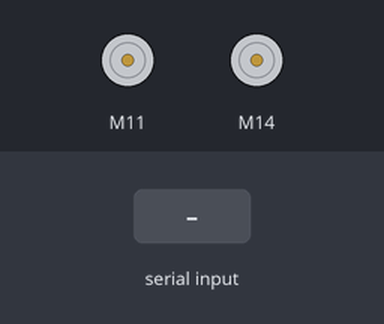
Simulated run of this sketch. Board: Arduino Uno, built with avr-gcc and run on an emulated ATmega328P. On the bench: 2 × DC motor (green arrow = forward, orange = backward, longer = faster). The test bench sets the inputs (shaded band). What the sketch prints to the serial monitor is not drawn.

Above: at 1.2 s.
1.3 s: "0" received over Serial
At 2.0 s:
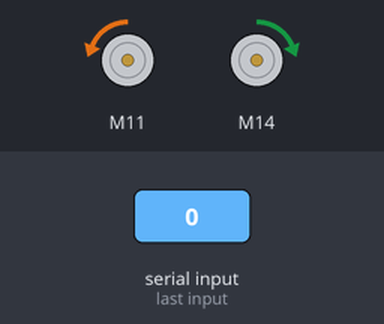
2.8 s: "2" received over Serial
At 3.2 s:
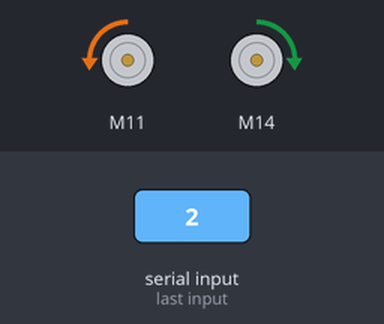
4.3 s: "6" received over Serial
At 5.5 s:
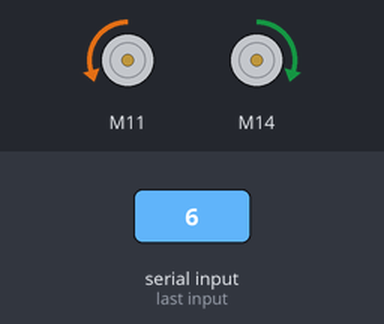
Timing chart, 0 to 7.3 s (numbered marks = the images above; inputs shaded):
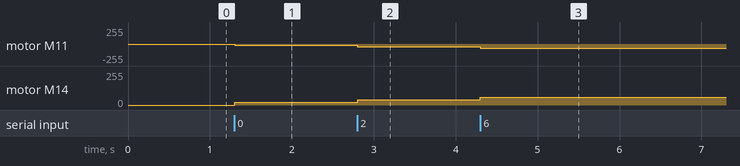

Measured:
- after the input at 1.3 s, motor M11: stopped → backward 20/255 at once; motor M14: stopped → forward 20/255 at once
- after the input at 2.8 s, motor M11: backward 20/255 → backward 40/255 at once; motor M14: forward 20/255 → forward 40/255 at once
- after the input at 4.3 s, motor M11: backward 40/255 → backward 60/255 at once; motor M14: forward 40/255 → forward 60/255 at once

The sketch:

Me_Megapi_encoder_pwm.ino
```cpp
// (licence header left out)
#include <MeMegaPi.h>

MeEncoderOnBoard Encoder_1(SLOT1);
MeEncoderOnBoard Encoder_2(SLOT4);

void isr_process_encoder1(void)
{
  if(digitalRead(Encoder_1.getPortB()) == 0)
  {
    Encoder_1.pulsePosMinus();
  }
  else
  {
    Encoder_1.pulsePosPlus();
  }
}

void isr_process_encoder2(void)
{
  if(digitalRead(Encoder_2.getPortB()) == 0)
  {
    Encoder_2.pulsePosMinus();
  }
  else
  {
    Encoder_2.pulsePosPlus();
  }
}

void setup()
{
  attachInterrupt(Encoder_1.getIntNum(), isr_process_encoder1, RISING);
  attachInterrupt(Encoder_2.getIntNum(), isr_process_encoder2, RISING);
  Serial.begin(115200);

  //Set PWM 8KHz
  TCCR1A = _BV(WGM10);
  TCCR1B = _BV(CS11) | _BV(WGM12);

  TCCR2A = _BV(WGM21) | _BV(WGM20);
  TCCR2B = _BV(CS21);
}

void loop()
{
  if(Serial.available())
  {
    char a = Serial.read();
    switch(a)
    {
      case '0':
      Encoder_1.setTarPWM(-20);
      Encoder_2.setTarPWM(20);
      break;
      case '1':
      Encoder_1.setTarPWM(-30);
      Encoder_2.setTarPWM(30);
      break;
      case '2':
      Encoder_1.setTarPWM(-40);
      Encoder_2.setTarPWM(40);
      break;
      case '3':
      Encoder_1.setTarPWM(-45);
      Encoder_2.setTarPWM(45);
      break;
      case '4':
      Encoder_1.setTarPWM(-50);
      Encoder_2.setTarPWM(50);
      break;
      case '5':
      Encoder_1.setTarPWM(-55);
      Encoder_2.setTarPWM(55);
      break;
      case '6':
      Encoder_1.setTarPWM(-60);
      Encoder_2.setTarPWM(60);
      break;
    }
  }

  Encoder_1.loop();
  Encoder_2.loop();
  Serial.print(Encoder_1.getCurPos());
  Serial.print(" ");
  Serial.print(Encoder_1.getCurrentSpeed());
  Serial.print(" ");
  Serial.print(Encoder_2.getCurPos());
  Serial.print(" ");
  Serial.println(Encoder_2.getCurrentSpeed());
}
```
